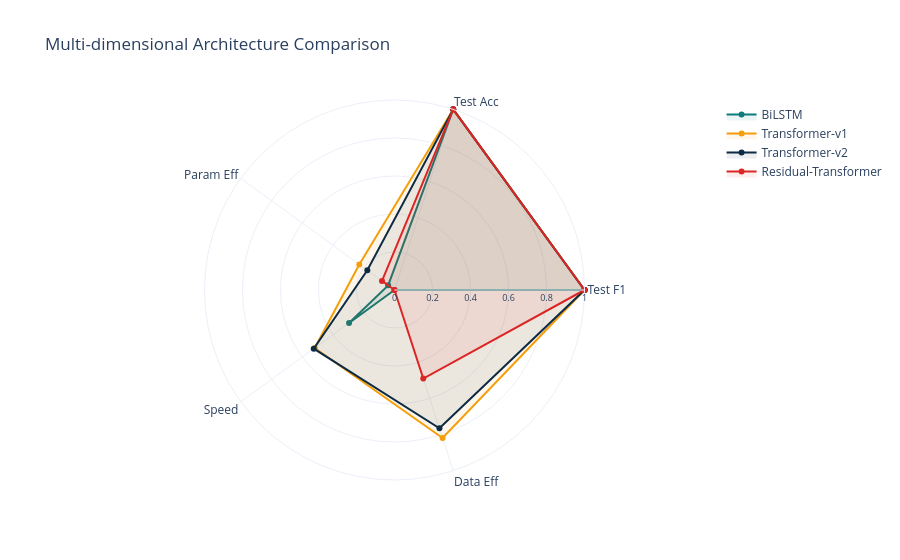

The notebook cell this image was saved under:
### Code cell
# ── Radar chart: multi-dimensional comparison ─────────────────────────
max_t    = max(r.train_secs for r in all_results)
max_params = max(r.param_count for r in all_results)

def hex_to_rgba(hex_color: str, alpha: float = 0.08) -> str:
    """Convert hex color like '#0E7C7B' to 'rgba(14,124,123,0.08)'."""
    h = hex_color.lstrip('#')
    r, g, b = int(h[0:2], 16), int(h[2:4], 16), int(h[4:6], 16)
    return f'rgba({r},{g},{b},{alpha})'

categories = ['Test F1', 'Test Acc', 'Param Eff', 'Speed', 'Data Eff']
fig3 = go.Figure()
for r, c in zip(all_results, COLOURS):
    pe = min(r.test_f1 / max(r.param_count / 1e6, 0.01) / 10, 1.0)
    sp = 1 - (r.train_secs / max_t)
    de = 1 - (r.param_count / max_params)
    vals = [r.test_f1, r.test_acc, pe, sp, de]
    fig3.add_trace(go.Scatterpolar(
        r=vals + [vals[0]],
        theta=categories + [categories[0]],
        name=r.model_name,
        line=dict(color=c),
        fill='toself',
        fillcolor=hex_to_rgba(c),
    ))
fig3.update_layout(
    polar=dict(radialaxis=dict(range=[0, 1], tickfont_size=9)),
    title='Multi-dimensional Architecture Comparison',
    template='plotly_white',
)
fig3.show()

print('\n📌 Key takeaways:')
print('  • BiLSTM:         highest data + parameter efficiency — best for small clinical datasets')
print('  • Transformer-v1: balanced baseline — first model to try in new NLU tasks')
print('  • Transformer-v2: best F1 + stable training via Pre-norm + RoPE + SwiGLU')
print('  • Residual-T:     research-grade — gains emerge at scale (N > 50k samples)')

### Figure 1 — Plotly figure (JSON) as saved in the notebook; plotly's stock layout.template omitted (floating-point values rounded to 4 significant figures)
{"data": [{"fill": "toself", "fillcolor": "rgba(14,124,123,0.08)", "line": {"color": "#0E7C7B"}, "name": "BiLSTM", "r": [1.0, 1.0, 0.04147, 0.2957, 0.0, 1.0], "theta": ["Test F1", "Test Acc", "Param Eff", "Speed", "Data Eff", "Test F1"], "type": "scatterpolar"}, {"fill": "toself", "fillcolor": "rgba(245,158,11,0.08)", "line": {"color": "#F59E0B"}, "name": "Transformer-v1", "r": [1.0, 1.0, 0.2292, 0.5191, 0.8191, 1.0], "theta": ["Test F1", "Test Acc", "Param Eff", "Speed", "Data Eff", "Test F1"], "type": "scatterpolar"}, {"fill": "toself", "fillcolor": "rgba(13,43,69,0.08)", "line": {"color": "#0D2B45"}, "name": "Transformer-v2", "r": [1.0, 1.0, 0.1769, 0.5255, 0.7656, 1.0], "theta": ["Test F1", "Test Acc", "Param Eff", "Speed", "Data Eff", "Test F1"], "type": "scatterpolar"}, {"fill": "toself", "fillcolor": "rgba(220,38,38,0.08)", "line": {"color": "#DC2626"}, "name": "Residual-Transformer", "r": [1.0, 1.0, 0.08133, 0.0, 0.4901, 1.0], "theta": ["Test F1", "Test Acc", "Param Eff", "Speed", "Data Eff", "Test F1"], "type": "scatterpolar"}], "layout": {"polar": {"radialaxis": {"range": [0, 1], "tickfont": {"size": 9}}}, "title": {"text": "Multi-dimensional Architecture Comparison"}}}
